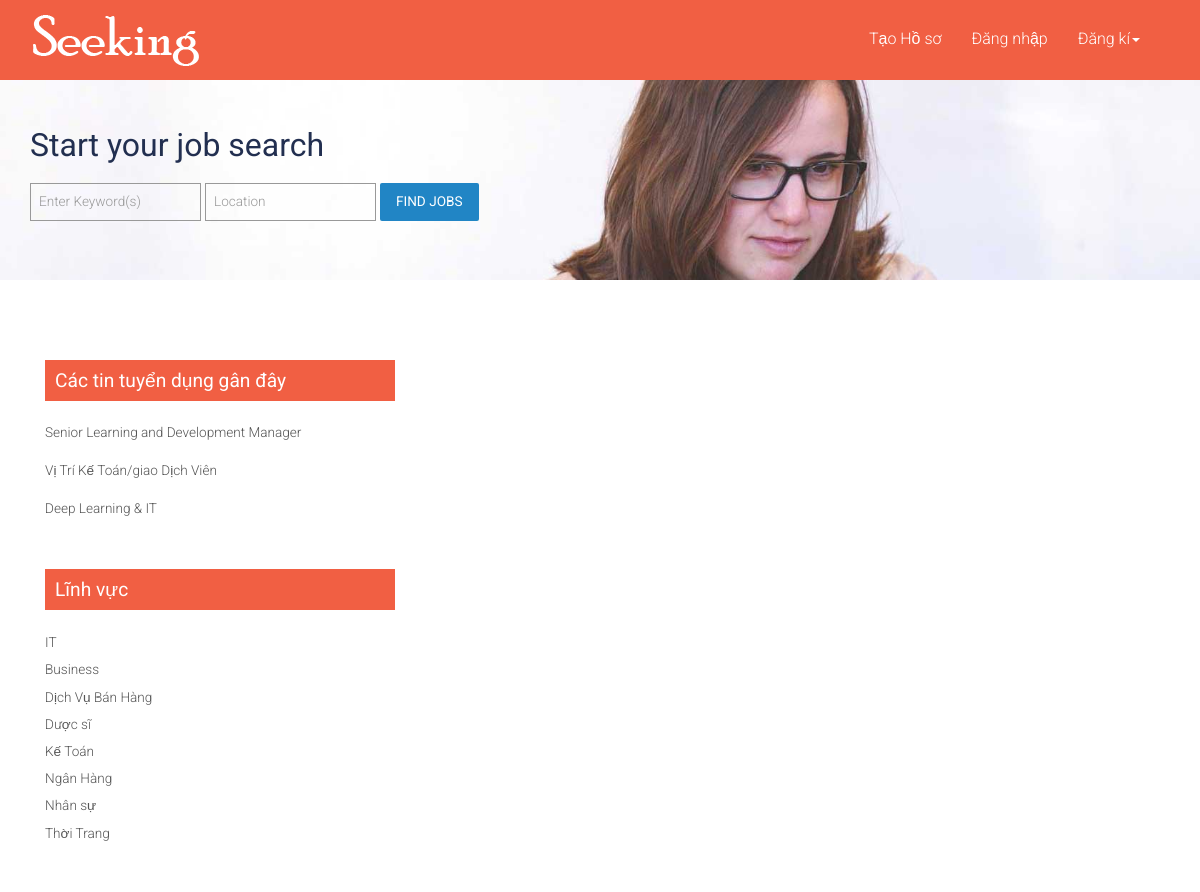
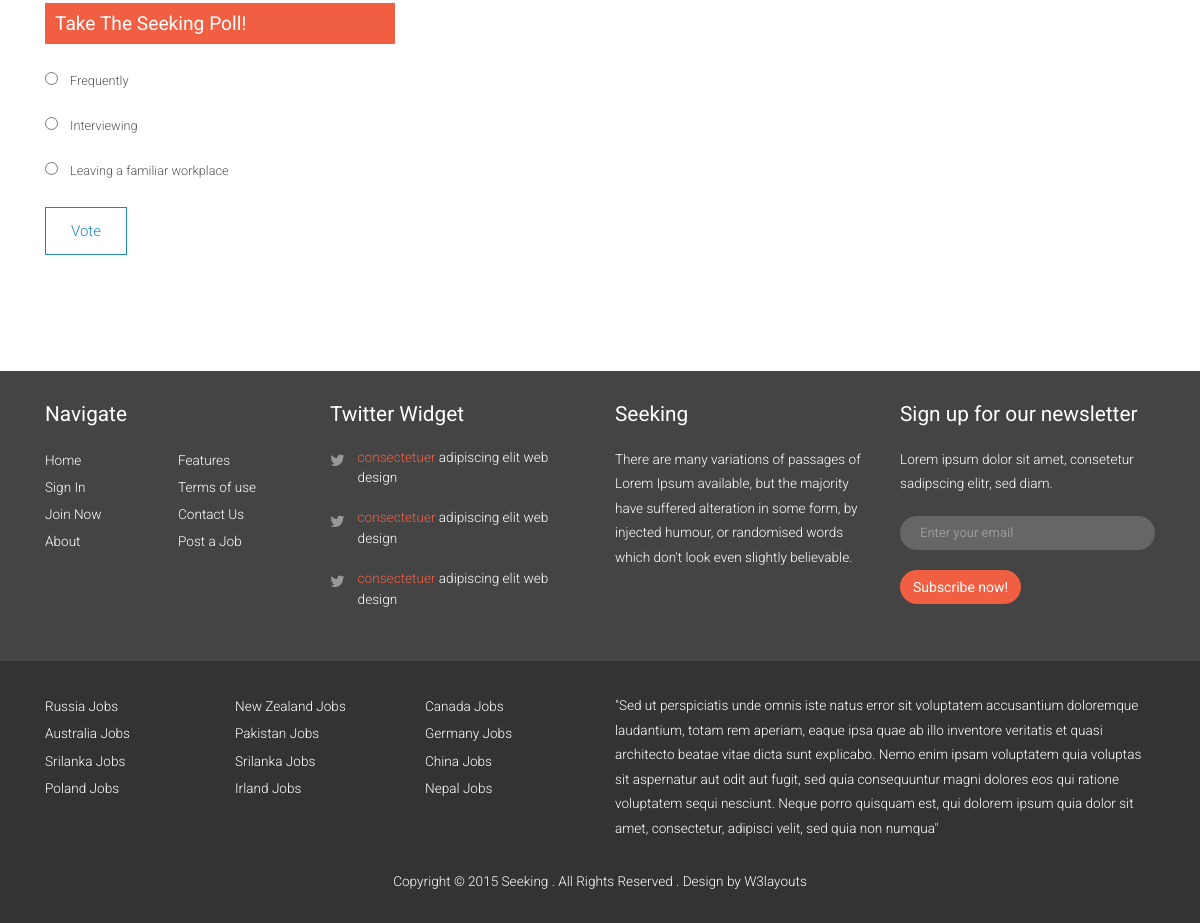
/manage_CV/, run on the app's committed database (2 pictures, top to bottom).
### Home/models.py (models this page shows, shortened)
class Post(models.Model):
    nameJob = models.CharField("Tên công việc",max_length=100)
    catalogy = models.ForeignKey(Catalogy, on_delete=models.CASCADE, default=0)
    nhatuyen = models.ForeignKey(User, on_delete=models.CASCADE)
    motacv = models.TextField("Mô Tả công việc")
    phucloi = models.TextField("Phúc lợi")
    yeucaucv = models.TextField("Yêu cầu conog việc")
    salary = models.CharField("Lương",max_length=50)
    diachi = models.CharField("Địa chỉ",max_length=50)
    date = models.DateTimeField(default=timezone.now)
    image = models.ImageField("Hình ảnh",null= True, blank=True, upload_to="images/")
    care = models.ManyToManyField(User, related_name='posts')

class Catalogy(models.Model):
    nameCatalog = models.CharField("Loại công việc",max_length=50)

### Home/views.py (the view)
# urls.py: path('manage_CV/', CV_Manage.as_view(), name='manage_cv'),
class CV_Manage(ListView):
    model = Post_cv
    template_name = 'pages/manage_CV.html'
    def get_context_data(self,*args,**kwargs):
        context = super(CV_Manage,self).get_context_data(*args,**kwargs)
        theloai = Catalogy.objects.all()
        post = Post.objects.all()
        context['theloai'] = theloai
        context['post'] = post
        return context

### Home/templates/pages/manage_CV.html (shortened to what this page needs)
{% extends "pages/base.html" %}
{% block linhvuc %}
{% for catalogy in theloai %}
<li><a href="{% url 'category' catalogy.id %}">{{catalogy.nameCatalog}}</a></li>
{% endfor %}
{% endblock %}
{% block tuyendung %}
{% for post in post %}
<li><a href="{% url 'post_details' post.pk %}">{{post.nameJob}} </a></li>
{% endfor %}
{% endblock %}

### Home/static/css/style.css (style rules this page uses)
html, body { font-family: 'Roboto', sans-serif; font-size: 100%; background:#fff; }
body a { transition:0.5s all; -webkit-transition:0.5s all; -moz-transition:0.5s all; -o-transition:0.5s all; -ms-transition:0.5s all; }
ul.list_1 li { font-size:0.85em; font-weight:300; line-height:1.8em; margin-bottom: 1em; }
ul.list_2 li { font-size:0.85em; font-weight:300; line-height:2em; }
ul.list_1 li a, ul.list_2 li a { color:#555; }

### data on the page
Post: nameJob "Senior Learning and Development Manager"
Post: nameJob "Vị Trí Kế Toán/giao Dịch Viên"
Post: nameJob "Deep Learning & IT"
Catalogy: nameCatalog "IT"
Catalogy: nameCatalog "Business"
Catalogy: nameCatalog "Dịch Vụ Bán Hàng"
Catalogy: nameCatalog "Dược sĩ"
Catalogy: nameCatalog "Kế Toán"
Catalogy: nameCatalog "Ngân Hàng"
Catalogy: nameCatalog "Nhân sự"
Catalogy: nameCatalog "Thời Trang"
